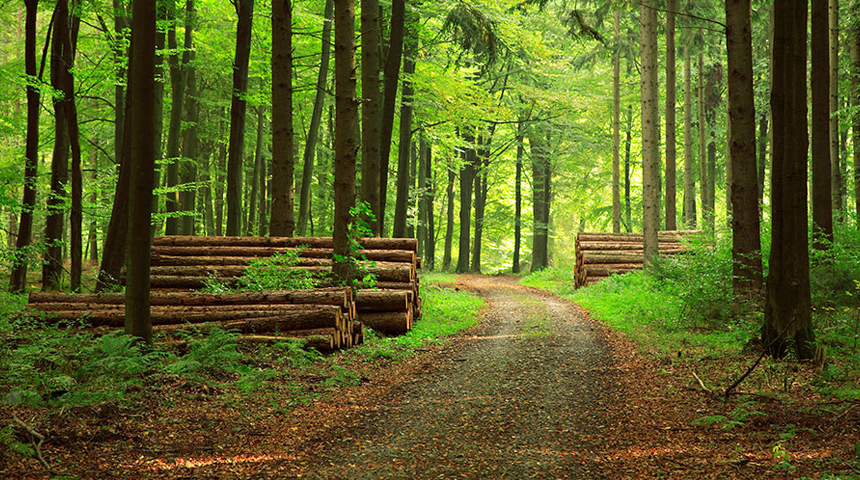
#> input picture photos/forest.jpg, 860 x 480 px
$ python read.py
#> lines starting #> are read from the running program, lines starting #| are printed output that depends on the picture
#> further down, img is the input picture: shape (480, 860, 3); mean B, G, R 36.3, 97.7, 90.9
import cv2 as cv
import matplotlib.pyplot as plt


def rescaleFrame(frame, scale = 1.5):
  # [1] means the width of the image
#> called with scale = 1.5
  width = int(frame.shape[1]*scale)
#> width = 1290
  # [0] means the height of the image
  height = int(frame.shape[0]*scale)
#> height = 720

  dimensions = (width, height)
#> dimensions = (1290, 720)
  return cv.resize(frame, dimensions, interpolation=cv.INTER_AREA)


img = cv.imread('./photos/forest.jpg')
cv.imshow('my photo bitch', img)
image_resized = rescaleFrame(img)
cv.imshow('my photo resized motherfucka', image_resized)

# Calculing the histogram

plt.figure()
plt.title('Histograma')
plt.xlabel('Rango de pixeles (r)')
plt.ylabel('N° de pixeles')
colors = ('b', 'g', 'r')
for i, col in enumerate(colors):
  histogram = cv.calcHist([img],[i], None, [256],[0,256])
  plt.plot(histogram, color = col)
  plt.xlim([0,256])

plt.show()
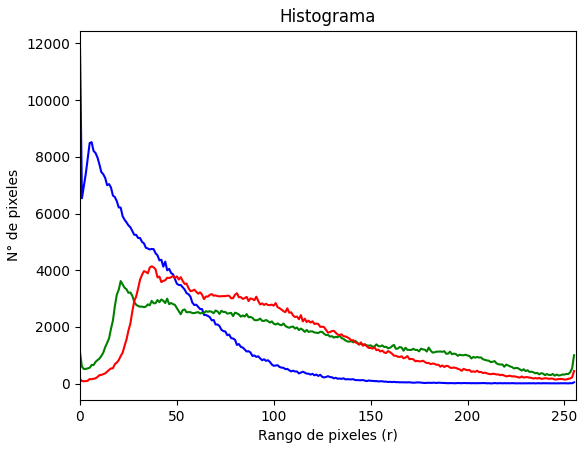
#> figure drawn by matplotlib, 1 panel; curve peaks at x = 0, y = 11862; curve peaks at x = 21, y = 3616; curve peaks at x = 37, y = 4136
cv.waitKey(0)
